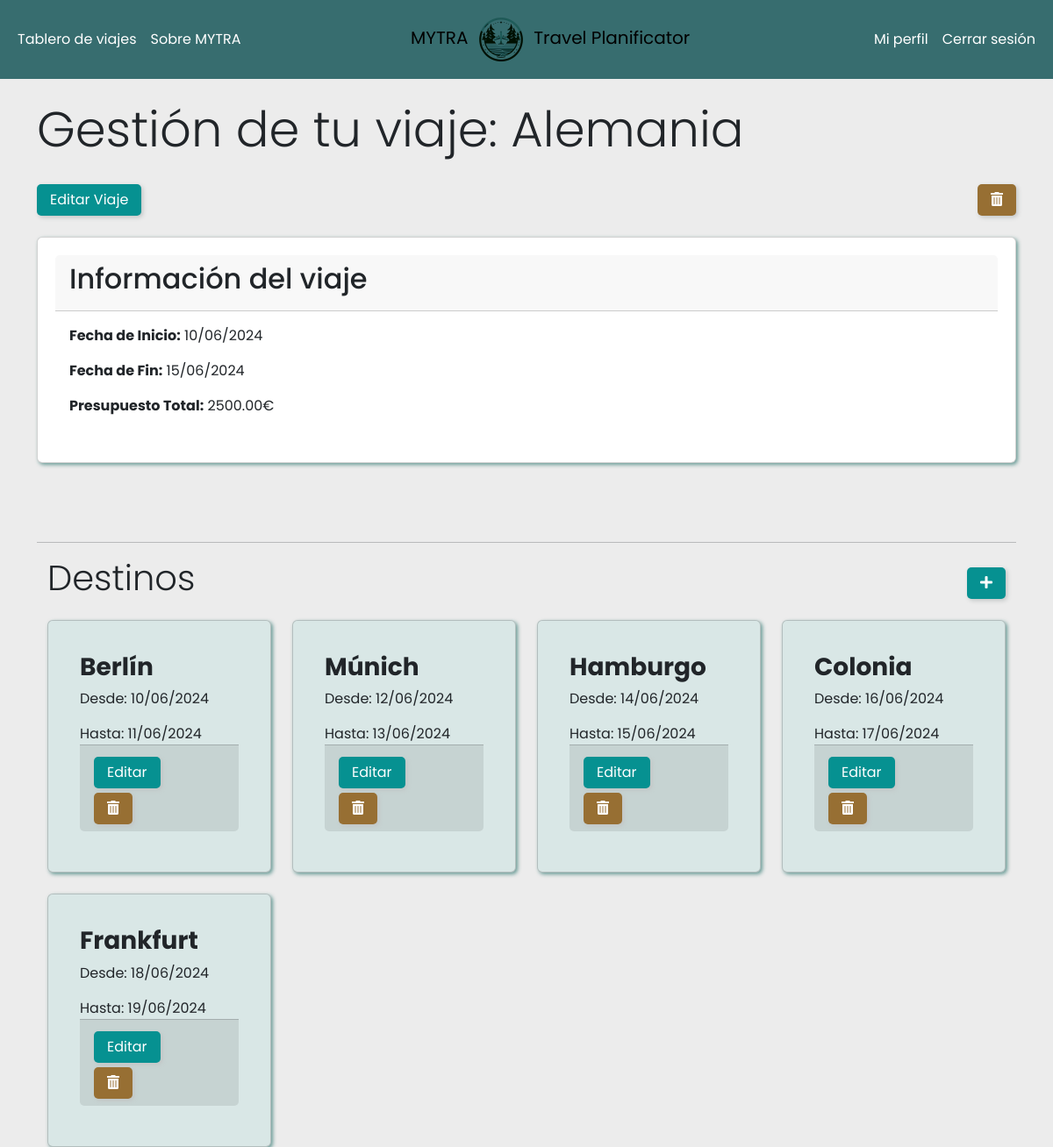
Page /View/gestionViaje.php?id_viaje=4 (signed in) on the committed database.
### tables this page shows
CREATE TABLE Viajes (
    id_viaje INT PRIMARY KEY AUTO_INCREMENT NOT NULL,
    nombre_viaje VARCHAR(100) NOT NULL,
    fecha_inicio DATE NOT NULL,
    fecha_fin DATE NOT NULL,
    presupuesto_total DECIMAL(10 , 2 ) NOT NULL,
    id_usuario INT,
    ruta_imagen VARCHAR(255) NULL,
    CONSTRAINT id_usuario_fk FOREIGN KEY (id_usuario)
        REFERENCES Usuarios (id_usuario)
        ON DELETE CASCADE
);

CREATE TABLE Destinos (
    id_destino INT PRIMARY KEY AUTO_INCREMENT NOT NULL,
    nombre_destino VARCHAR(100) NOT NULL,
    fecha_inicio DATE NOT NULL,
    fecha_fin DATE NOT NULL,
    id_viaje INT,
    CONSTRAINT id_viaje_fk FOREIGN KEY (id_viaje)
        REFERENCES Viajes (id_viaje)
         ON DELETE CASCADE
);

### Model/Conexion.php (called while the page is built, shortened)
<?php
function crearConexion(){
    $host = "localhost";
    $user = "root";
    $password = "";
    $database = "travelplanificator";
    $conexion = mysqli_connect($host,$user,$password,$database);
    return $conexion;
}

### Controller/ViajeController.php (called while the page is built, shortened)
<?php
require_once __DIR__ . '/../model/ViajeModel.php';
class ViajeController{
    private $viajeModel;
    public function __construct(){
        $this->viajeModel = new ViajeModel();
    }
    public function obtenerViajeporIdController($idViaje){
        return $this->viajeModel->obtenerViajePorIdModel($idViaje);
    }
}

### Model/ViajeModel.php (called while the page is built, shortened)
<?php
require_once __DIR__ . '/Conexion.php';
class ViajeModel {
    private $db;
    public function __construct(){
        $this->db = crearConexion();
    }
    public function obtenerViajePorIdModel($idViaje){
        $sql = "SELECT * FROM Viajes WHERE id_viaje = ?";
        if($stmt = $this->db->prepare($sql)){
            $stmt->bind_param("i", $idViaje);
            $stmt->execute();
            $resultado = $stmt->get_result();
            if($viaje = $resultado->fetch_assoc()){
                return $viaje;
            }else{
                $stmt->close();
                return null;
            }
        }else{
            return null;
        }
    }
}

### Controller/DestinoController.php (called while the page is built, shortened)
<?php
require_once __DIR__ . '/../model/DestinoModel.php';
class DestinoController{
    private $destinoModel;
    public function __construct(){
        $this->destinoModel = new DestinoModel();
    }
    public function obtenerDestinosPorViajeController($idViaje){
        return $this->destinoModel->obtenerDestinosPorViajeModel($idViaje);
    }
}

### Model/DestinoModel.php (called while the page is built, shortened)
<?php
require_once __DIR__ . '/Conexion.php';
class DestinoModel{
    private $db;
    public function __construct(){
        $this->db = crearConexion();
    }
    public function obtenerDestinosPorViajeModel($idViaje){
        $sql = "SELECT * FROM Destinos WHERE id_viaje = ? ORDER BY fecha_inicio ASC";
        $destinos = [];
        if($stmt = $this->db->prepare($sql)){
            $stmt->bind_param("i", $idViaje);
            if($stmt->execute()){
                $resultado = $stmt->get_result();
                while($fila = $resultado->fetch_assoc()){
                    $destinos[] = $fila;
                }
                return $destinos;
            }else{
                $stmt->close();
                return false;
            }
        }else{
            return false;
        }
    }
}

### View/gestionViaje.php (the view, shortened to what this page needs)
<?php
require_once __DIR__ . '/../controller/ViajeController.php';
require_once __DIR__ . '/../controller/DestinoController.php';
$viajeController = new ViajeController();
$destinoController = new DestinoController();
$idViaje = isset($_GET['id_viaje']) ? (int) $_GET['id_viaje'] : null;
if ($idViaje) {
    $viaje = $viajeController->obtenerViajePorIdController($idViaje);
    $destinos = $destinoController->obtenerDestinosPorViajeController($idViaje);
} else {
    $_SESSION['mensaje'] = "No se ha especificado el viaje.";
    header("Location: ./TableroDeViajes.php");
    exit;
}
    $fechaInicioViaje = date('d/m/Y', strtotime($viaje['fecha_inicio']));
    $fechaFinViaje = date('d/m/Y', strtotime($viaje['fecha_fin']));
?>
<!DOCTYPE html>
<html lang="en">
<head>
    <link rel="stylesheet" href="../assets/css/btn.css">
    <link rel="stylesheet" href="../assets/css/tablero-viajes.css">
     <link href="https://cdn.jsdelivr.net/npm/bootstrap@5.3.3/dist/css/bootstrap.min.css" rel="stylesheet">
    <link rel="stylesheet" href="https://cdnjs.cloudflare.com/ajax/libs/font-awesome/5.15.4/css/all.min.css">
</head>
<body style="background: #ececec;">
    <?php include './navbar.php'; ?>
    <div class="wrapper" id="destinos" >
    <div class="container ">
        <div class="row mb-3">
            <div class="col-lg-12">
                <h1 class="display-4 mt-4 mb-2">Gestión de tu viaje: <?php echo htmlspecialchars($viaje['nombre_viaje']); ?></h1>
            </div>
        </div>
        <div class="row g-1">
            <div class="col mb-4">
                <button id="btnEditarViaje" class="btn-editar">Editar Viaje</button>
            </div>
            <div class="col-auto mb-4">
                <form method="POST" action="../Controller/EliminarViaje.php" onsubmit="return confirm('¿Estás seguro dequerer eliminar este viaje?');">
                    <button type="submit" class="btn-eliminar" title="Eliminar">
                    <i class="fas fa-trash-alt"></i>
                    </button>
                </form>
            </div>
        </div>
    <div class="row mb-3 informacion-viaje mb-0">
        <div class="col-lg-12">
            <div class="card">
                <div class="card-header">
                    <h2>Información del viaje</h2>
                </div>
                <div class="card-body">
                    <p><strong>Fecha de Inicio:</strong> <?php echo $fechaInicioViaje; ?></p>
                    <p><strong>Fecha de Fin:</strong> <?php echo $fechaFinViaje; ?></p>
                    <p><strong>Presupuesto Total:</strong> <?php echo htmlspecialchars($viaje['presupuesto_total']); ?>€</p>
                </div>
            </div>
        </div>
    </div>
    <br><br><hr>
    <div class="container mt-3">
    <div class="row align-items-center mb-3">
        <div class="col">
            <h2 class="display-6">Destinos</h2>
        </div>
        <div class="col-auto">
            <button id="btnAnadirDestino" class="btn-editar" style="display:block;">
                <i class="fas fa-plus"></i>
            </button>
        </div>
    </div>
    <div class="row row-cols-1 row-cols-md-2 row-cols-lg-4 g-4">
    <?php if (!empty($destinos)): ?>
        <?php foreach ($destinos as $destino):
            $fechaInicioDestino = date('d/m/Y', strtotime($destino['fecha_inicio']));
            $fechaFinDestino = date('d/m/Y', strtotime($destino['fecha_fin']));
        ?>
            <div class="col">
                <div class="card h-100 custom-card destinos-container">
                  <div class="card-body destino-card">
                        <div class="card-title destino" onclick="window.location.href='gestionActividades.php?id_destino=<?php echo $destino['id_destino']; ?>&id_viaje=<?=$idViaje?>';">
                            <h3 class="titulo-card"><?= htmlspecialchars($destino['nombre_destino'])?></h3>
                        </div>
                        <div class="card-content">
                            <div class="card-text fecha-info">
                            <p class="card-text">Desde: <?= htmlspecialchars($fechaInicioDestino)?></p>
                            <p class="card-text">Hasta: <?= htmlspecialchars($fechaFinDestino)?></p>
                            </div>
                            <div class="card-footer destino-card-buttons">
                                <button type="button" class="btn btn-editar" data-bs-toggle="modal" data-bs-target="#editDestinationModal"
                                data-id="<?= $destino['id_destino'] ?>"
                                data-nombre="<?= htmlspecialchars($destino['nombre_destino']) ?>"
                                data-fecha-inicio="<?= $destino['fecha_inicio'] ?>"
                                data-fecha-fin="<?= $destino['fecha_fin'] ?>">
                                    Editar
                                </button>
                                <form method="POST" action="../Controller/EliminarDestino.php" onsubmit="return confirm('¿Estás seguro dequerer eliminar este destino?');">
                                    <button type="submit" class="btn-eliminar" title="Eliminar">
                                        <i class="fas fa-trash-alt"></i>
                                    </button>
                                </form>
                            </div>
                        </div>
                    </div>
                </div>
            </div>
        <?php endforeach; ?>
            <?php else: ?>
                <p>No hay destinos para este viaje</p>
            <?php endif; ?>
    </div>
</div>
</div>
</div>
</body>
</html>

### assets/css/btn.css (style rules this page uses)
* { font-family: "Poppins", sans-serif; }
body { background-color: #ececec; }
.btn-eliminar { margin-top: 5px !important; padding: 6px 15px !important; cursor: pointer !important; text-align: center !important; background-color: #976f33 !important; color: #ffffff !important; border-radius: 5px !important; border: none !important; transition: background-color 0.3s ease, box-shadow 0.3s ease !important; box-shadow: 2px 2px 5px #c2c5c5 !important; }
.btn-editar { margin-top: 5px !important; padding: 6px 15px !important; cursor: pointer !important; text-align: center; background-color: #069191 !important; color: #ffffff !important; border-radius: 5px !important; border: none !important; transition: background-color 0.3s ease, box-shadow 0.3s ease !important; box-shadow: 2px 2px 5px #c2c5c5 !important; }

### assets/css/tablero-viajes.css (style rules this page uses)
* { font-family: "Poppins", sans-serif; }
´ .wrapper, #destinos { background: #ececec !important; }
.custom-card { background-color: #16b3a623 !important; }
.destinos-container { display: flex; flex-wrap: wrap; gap: 20px; background-color: #16b3a615 !important; }
.titulo-card { color: inherit; text-decoration: none; background-color: transparent; cursor: pointer; font-weight: bold; }
.card-footer { background-color: #91989b41 !important; }
.card { background-color: #f0f0f0; padding: 20px; box-shadow: 2px 2px 4px #0d635a96 !important; cursor: pointer; margin-bottom: 10px; transition: transform 0.3s ease, box-shadow 0.3s ease; }

### rows in the picture
viajes: nombre_viaje "Alemania", fecha_inicio "10/06/2024", fecha_fin "15/06/2024", presupuesto_total "2500.00"
destinos: nombre_destino "Berlín", fecha_inicio "10/06/2024", fecha_fin "11/06/2024"
destinos: nombre_destino "Múnich", fecha_inicio "12/06/2024", fecha_fin "13/06/2024"
destinos: nombre_destino "Hamburgo", fecha_inicio "14/06/2024", fecha_fin "15/06/2024"
destinos: nombre_destino "Colonia", fecha_inicio "16/06/2024", fecha_fin "17/06/2024"
destinos: nombre_destino "Frankfurt", fecha_inicio "18/06/2024", fecha_fin "19/06/2024"
